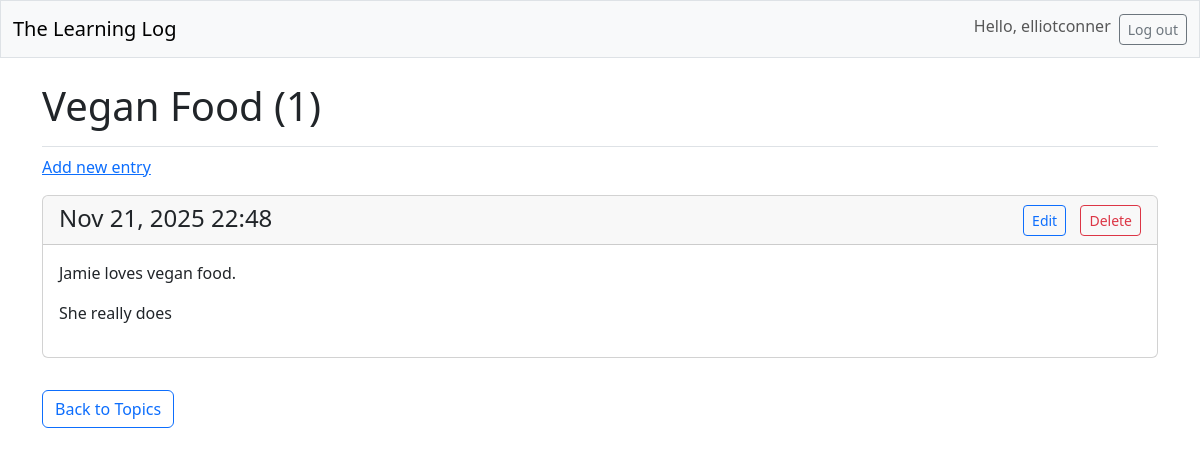
/topics/7/ (signed in), run on the app's committed database.
### learning_logs/models.py (models this page shows, shortened)
class Topic(models.Model):
    text = models.CharField(max_length=200)
    date_added = models.DateTimeField(auto_now_add=True)
    owner = models.ForeignKey(User, on_delete=models.CASCADE)

class Entry(models.Model):
    topic = models.ForeignKey(Topic, on_delete=models.CASCADE)
    text = models.TextField()
    date_added = models.DateTimeField(auto_now_add=True)
    class Meta:
        verbose_name_plural = 'entries'

### learning_logs/views.py (the view)
# urls.py: path('topics/<int:topic_id>/', views.topic, name='topic'),
@login_required
def topic(request, topic_id):
    topic = Topic.objects.get(id=topic_id)
    entries = topic.entry_set.order_by('date_added')
    context = {'topic': topic, 'entries': entries}
    return render(request, 'learning_logs/topic.html', context)

### learning_logs/templates/learning_logs/topic.html
{% extends 'learning_logs/base.html' %}
{% block page_header %}
  <h1>
      {{ topic.text }}
      {% if entries.count > 0 %}
        ({{ entries.count }})
      {% endif %}
  </h1>
{% endblock page_header %}
{% block content %}
  <p>
      <a href="{% url 'learning_logs:new_entry' topic.id %}">Add new entry</a>
  </p>
  {% for entry in entries %}
    <div class="card mb-3">
        <h4 class="card-header d-flex justify-content-between align-center-items">
          <span> {{ entry.date_added|date:'M d, Y H:i' }}</span>
          <span>
              <a href="{% url 'learning_logs:edit_entry' entry.id %}" class="btn btn-sm btn-outline-primary me-2">Edit</a>
              <a href="{% url 'learning_logs:delete_entry' entry.id %}" class="btn btn-sm btn-outline-danger"
                 onclick="return confirm('Are you sure you want to delete this entry?');">Delete</a>
          </span>
        </h4>
        <div class="card-body">{{ entry.text|linebreaks }}</div>
    </div>
  {% empty %}
    <p>There are no entries for this topic yet.</p>
  {% endfor %}
  <a href="{% url 'learning_logs:topics' %}" class="btn btn-outline-primary mt-3">
  Back to Topics
  </a>
{% endblock content %}

### learning_logs/templates/learning_logs/base.html (shortened to what this page needs)
<!doctype html>
<html lang="en">
<head>
    {% load django_bootstrap5 %}
    {% bootstrap_css %}
</head>
<body>
  <nav class="navbar navbar-expand-md navbar-light bg-light mb-4 border">
      <div class="container-fluid">
          <a class="navbar-brand" href="{% url 'learning_logs:index' %}">
              The Learning Log</a>
          <div class="collapse navbar-collapse" id="navbarCollapse">
              <ul class="navbar-nav ms-auto mb-2 mb-md-0">
                  {% if user.is_authenticated %}
                    <li class="nav-item">
                      <span class="navbar-text me-2">Hello, {{ user.username }}</span>
                    </li>
                    <li class="nav-item">
                      <form action="{% url 'accounts:logout' %}" method="post" class="d-inline">
                          <button name="submit" class="btn btn-outline-secondary btn-sm">Log out</button>
                      </form>
                    </li>
                  {% endif %}
              </ul>
          </div>
      </div>
  </nav>
  <main class="container">
      <div class="pb-2 mb-2 border-bottom">
          {% block page_header %}{% endblock page_header %}
      </div>
      <div>
          {% block content %}{% endblock content %}
      </div>
  </main>
</body>
</html>

### data on the page
Topic: text "Vegan Food"
Entry: date_added "Nov 21, 2025 22:48", text "Jamie loves vegan food. She really does"

### other printed values
{{ user.username }} "elliotconner"
{{ entries.count }} "1"
